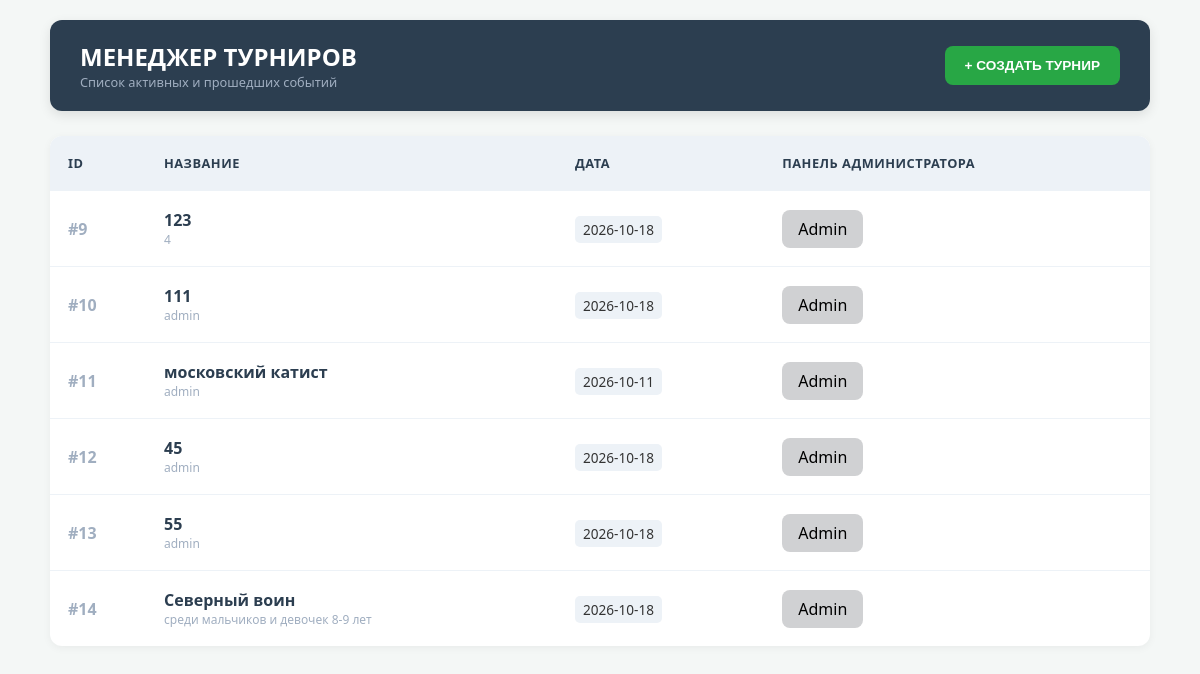
Before: / with the older database file.
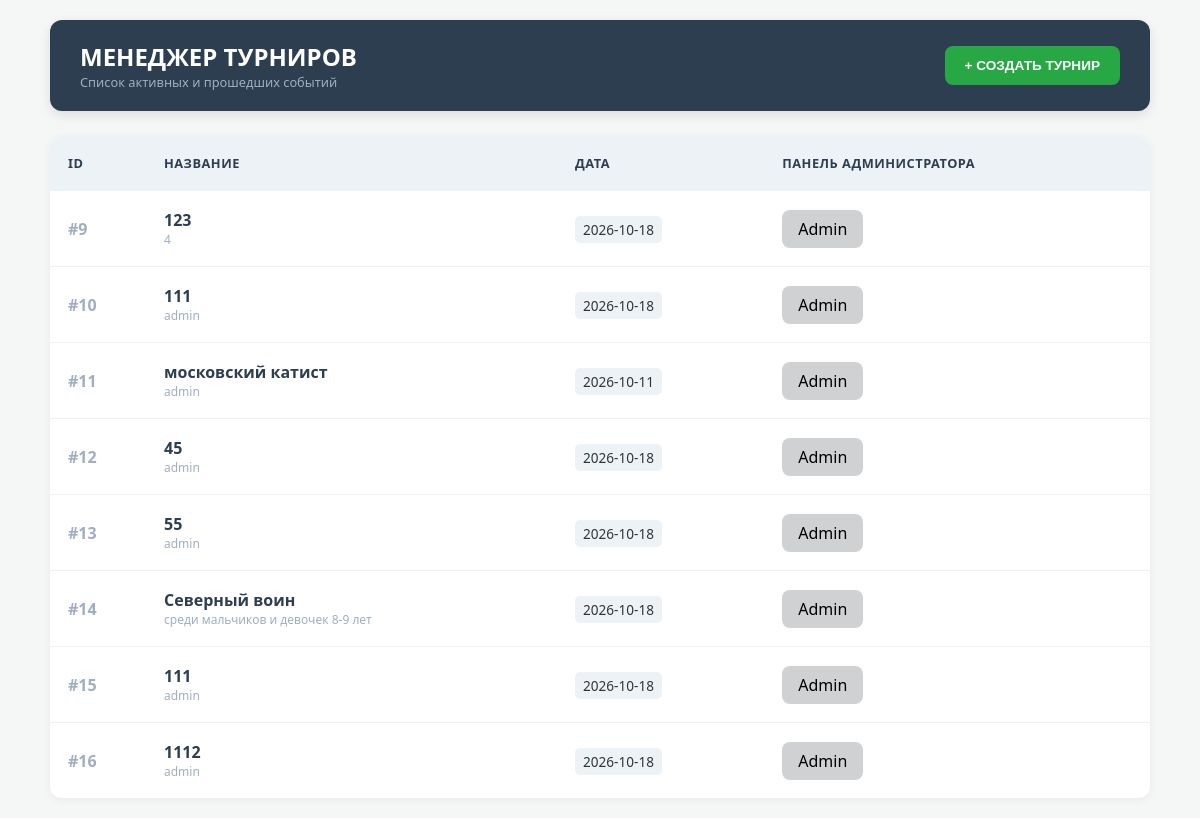
After: the same page with the newer database file.
### app/tournament_main/model.py (models this page shows)
class Base(DeclarativeBase):
    pass

class Tournament(Base):
    __tablename__ = "tournaments"
    id: Mapped[int] = mapped_column(primary_key=True)
    title: Mapped[str] = mapped_column(String(255))
    type: Mapped[str] = mapped_column(String(255))
    description: Mapped[str] = mapped_column(String)
    event_date: Mapped[date] = mapped_column(nullable=False)
    judge: Mapped[str] = mapped_column(String(255))
    title: Mapped[str] = mapped_column(String(255))
    secretary: Mapped[str] = mapped_column(String(255))
    db_path: Mapped[str] = mapped_column(String(255))  # Путь к файлу sqlite этого турнира

### app/show.py (the view)
@router.get("/", response_class=HTMLResponse)
async def index_page(request: Request, db: AsyncSession = Depends(get_db)):
    t_res = await db.execute(select(Tournament))
    tournaments = t_res.scalars().all()
    c_res = await db.execute(select(CategoryTemplate))
    templates_list = c_res.scalars().all()
    return templates.TemplateResponse("index.html", {
        "request": request,
        "tournaments": tournaments,
        "templates": templates_list
    })

### templates/index.html (shortened to what this page needs)
<!DOCTYPE html>
<html lang="ru">
<head>
</head>
<body>
<div class="container">
    <div class="top-bar">
        <div>
            <h1 style="margin:0; font-size: 1.5rem;">МЕНЕДЖЕР ТУРНИРОВ</h1>
            <div style="font-size: 0.8rem; color: var(--gray);">Список активных и прошедших событий</div>
        </div>
        <button class="btn btn-success" onclick="toggleForm()">+ СОЗДАТЬ ТУРНИР</button>
    </div>
    <table class="data-table">
        <thead>
            <tr>
                <th width="60">ID</th>
                <th>Название</th>
                <th>Дата</th>
                <th>Панель администратора</th>
            </tr>
        </thead>
<tbody>
    {% for t in tournaments %}
    <tr onclick="window.location.href='/view/{{ t.id }}/kata-show'" style="cursor: pointer;">
        <td style="color: var(--gray); font-weight: bold;">#{{ t.id }}</td>
        <td>
            <div style="font-weight: bold; font-size: 1rem; color: var(--dark);">{{ t.title }}</div>
            <div style="font-size: 0.75rem; color: var(--gray);">{{ t.description }}</div>
        </td>
        <td>
            <span style="background: #edf2f7; padding: 4px 8px; border-radius: 5px; font-size: 0.85rem;">
                {{ t.event_date }}
            </span>
        </td>
        <td>
            <a href="/{{ t.id }}/auth" class="admin-panel">Admin</a>
        </td>
    </tr>
    {% else %}
    <tr>
        <td colspan="4" style="text-align: center; padding: 50px; color: var(--gray);">
            Турниров пока нет. Нажмите кнопку выше, чтобы создать первый.
        </td>
    </tr>
    {% endfor %}
</tbody>
    </table>
</div>
</body>
</html>

Changed rows visible on the page:
added Tournament: id "15", title "111", description "admin", event_date "2026-10-18"
added Tournament: id "16", title "1112", description "admin", event_date "2026-10-18"
